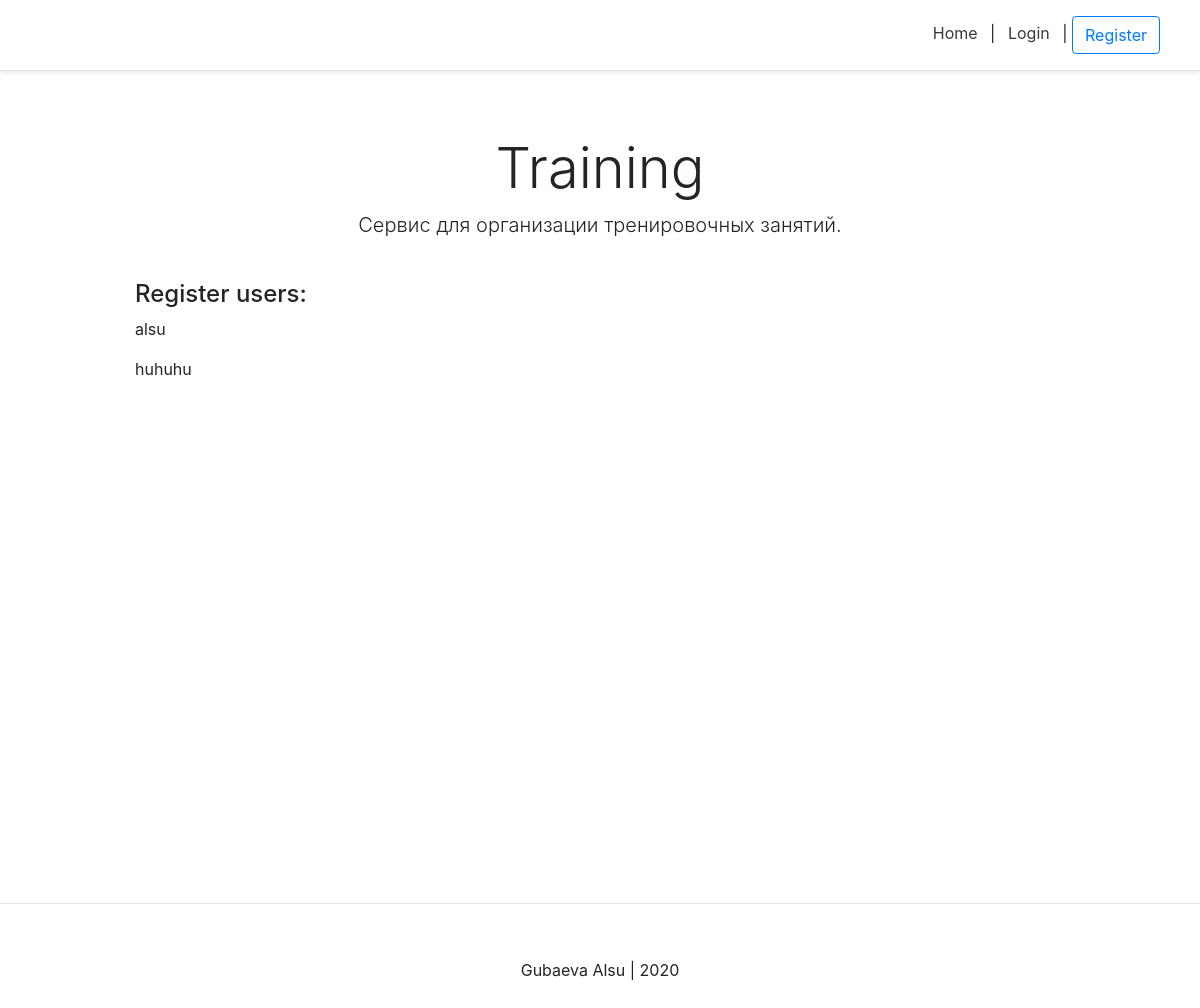
The app's page /, older data.
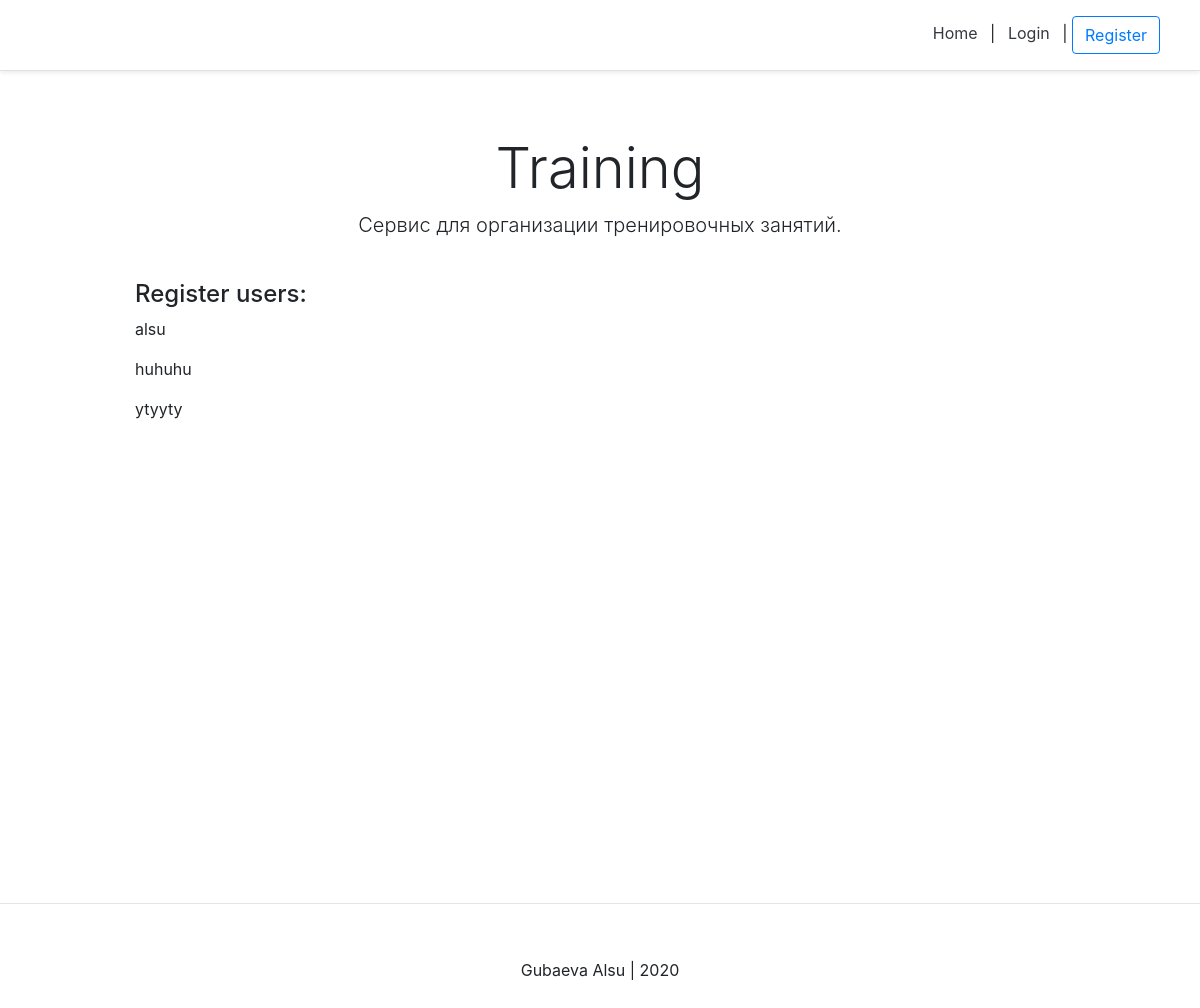
The same page, newer data.
### user/models.py (models this page shows, shortened)
class New_user(AbstractBaseUser):
    email = models.EmailField(verbose_name="email", max_length=60, unique=True)
    username = models.CharField(max_length=40, unique=True)
    date_joined = models.DateTimeField(verbose_name='date joined', auto_now_add=True)
    last_login = models.DateTimeField(verbose_name='last login', auto_now=True)
    is_admin = models.BooleanField(default=False)
    is_active = models.BooleanField(default=True)
    is_staff = models.BooleanField(default=False)
    is_superuser = models.BooleanField(default=False)
    photo = models.ImageField(upload_to='images/', blank=True)
    status = models.TextField(max_length=50, blank=True)
    USERNAME_FIELD = 'username'
    objects = MyAccountManager()
    def __str__(self):
        return self.username

### personal/views.py (the view)
# urls.py: path('', home_screen_view, name = "home"),
def home_screen_view(request):
    context = {}
    accounts = New_user.objects.all()
    context['accounts'] = accounts
    return render(request, 'personal/home.html', context)

### templates/personal/home.html
{% extends 'user_page/main.html' %}
{% block all_posts %}
<div class="pricing-header px-3 py-3 pt-md-5 pb-md-4 mx-auto text-center">
  <h1 class="display-4">Training</h1>
  <p class="lead">Сервис для организации тренировочных занятий.</p>
</div>
<div class="container">
    <div class="d-flex flex-column">
        <h4>Register users:</h4>
        {% for account in accounts %}
            <p>{{ account }}</p>
        {% endfor %}
    </div>
</div>
{% endblock all_posts %}

Row changes from the older to the newer data that the page shows:
added New_user: username "ytyyty"
